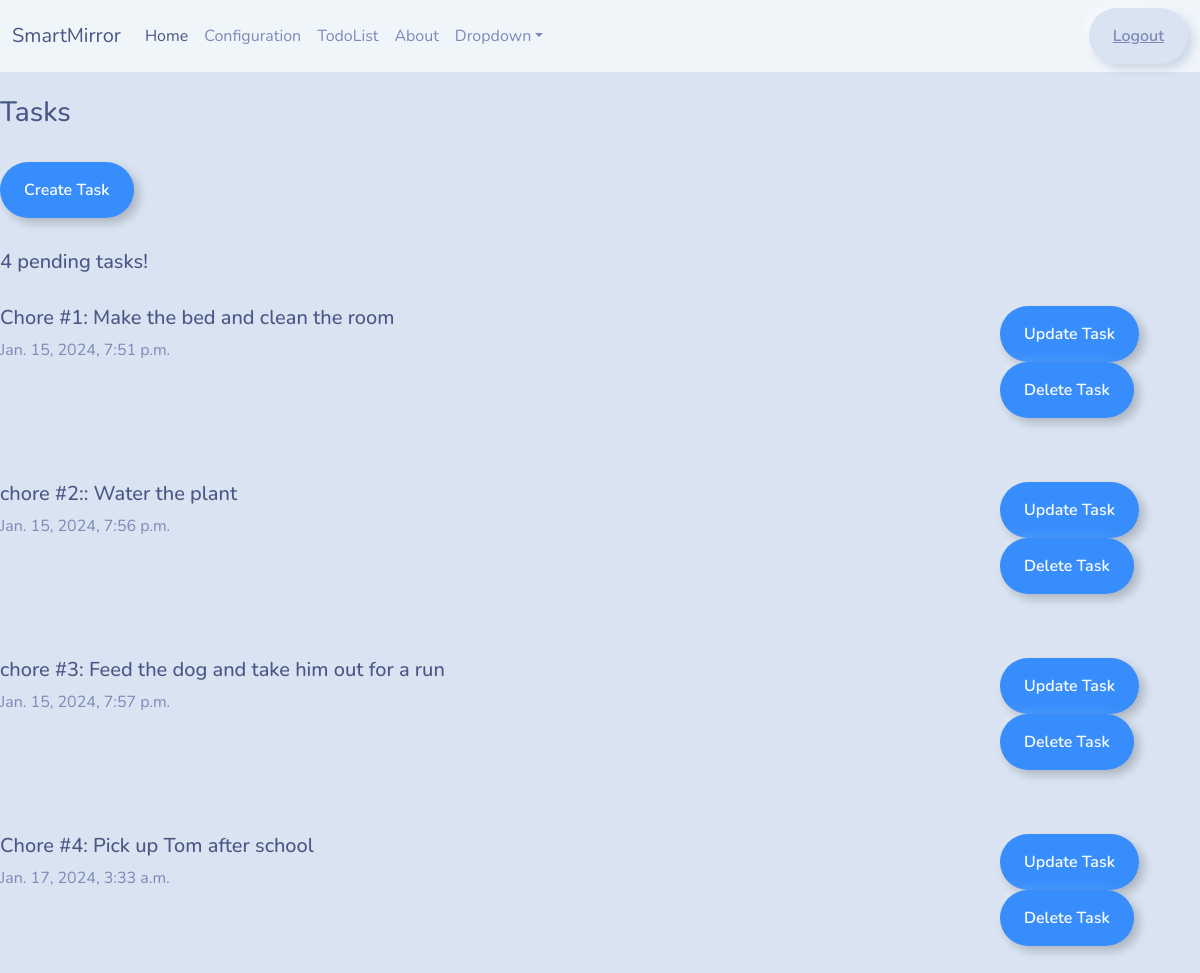
The page /tasks/1/ (signed in) on the database its author committed.
### base/models.py (models this page shows, shortened)
class Task(models.Model):
    user = models.ForeignKey(User, on_delete=models.SET_NULL, null=True)
    topic = models.CharField(max_length=200, null=False)
    description = models.TextField(null=True)
    updated = models.DateTimeField(auto_now=True)
    created = models.DateTimeField(auto_now_add=True)

### base/views.py (the view)
# urls.py: path("tasks/<str:pk>", views.getTasks),
@login_required(login_url="login")
def tasks(request, pk):
    user = User.objects.get(id=pk)
    tasks = user.task_set.all()
    context = {"tasks": tasks}
    return render(request, "base/tasks.html", context)

### base/templates/base/tasks.html (shortened to what this page needs)
{% extends 'main.html' %} {% block content %}
<br />
<div>
    <div>
        <h3>Tasks</h3>
        <a href="{% url 'create-task' %}">
            <button type="button" class="btn btn-outline-primary">
                Create Task
            </button>
        </a>
        <h5>{{tasks.count}} pending tasks!</h5>
        {% for task in tasks %}
        <div class="task-container">
            <div>
                <h5>{{ task.topic }}: {{ task.description }}</h5>
                <p>{{ task.created }}</p>
            </div>
            <div>
                <a href="{% url 'update-task' task.id%}">
                    <button type="button" class="btn btn-outline-primary">
                        Update Task
                    </button>
                </a>
                <a href="{% url 'delete-task' task.id%}">
                    <button type="button" class="btn btn-outline-primary">
                        Delete Task
                    </button>
                </a>
            </div>
        </div>
        {% endfor %}
    </div>
</div>
{% endblock content %}

### base/templates/base/tasks.html (style rules this page uses)
.task-container { display: grid; grid-template-columns: 5fr 1fr; }

### rows shown on the page
Task: topic "Chore #1", description "Make the bed and clean the room", created "Jan. 15, 2024, 7:51 p.m."
Task: topic "chore #2:", description "Water the plant", created "Jan. 15, 2024, 7:56 p.m."
Task: topic "chore #3", description "Feed the dog and take him out for a run", created "Jan. 15, 2024, 7:57 p.m."
Task: topic "Chore #4", description "Pick up Tom after school", created "Jan. 17, 2024, 3:33 a.m."

### other values the page prints
{{ tasks.count }} "4"
